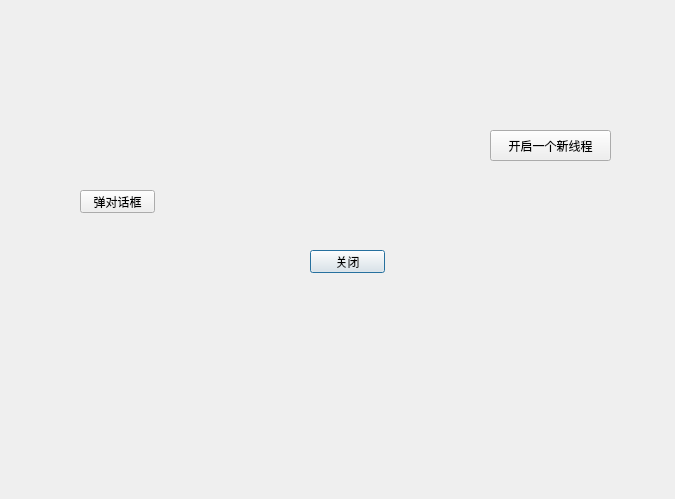
<?xml version="1.0" encoding="UTF-8"?>
<ui version="4.0">
 <class>TestMainWindow</class>
 <widget class="QDialog" name="TestMainWindow">
  <property name="geometry">
   <rect>
    <x>0</x>
    <y>0</y>
    <width>675</width>
    <height>499</height>
   </rect>
  </property>
  <property name="windowTitle">
   <string>kahlid测试中英文</string>
  </property>
  <widget class="QPushButton" name="close_btn">
   <property name="geometry">
    <rect>
     <x>310</x>
     <y>250</y>
     <width>75</width>
     <height>23</height>
    </rect>
   </property>
   <property name="text">
    <string>关闭</string>
   </property>
  </widget>
  <widget class="QPushButton" name="show_info">
   <property name="geometry">
    <rect>
     <x>80</x>
     <y>190</y>
     <width>75</width>
     <height>23</height>
    </rect>
   </property>
   <property name="text">
    <string>弹对话框</string>
   </property>
  </widget>
  <widget class="QPushButton" name="run_btn">
   <property name="geometry">
    <rect>
     <x>490</x>
     <y>130</y>
     <width>121</width>
     <height>31</height>
    </rect>
   </property>
   <property name="text">
    <string>开启一个新线程</string>
   </property>
  </widget>
 </widget>
 <resources/>
 <connections/>
</ui>
